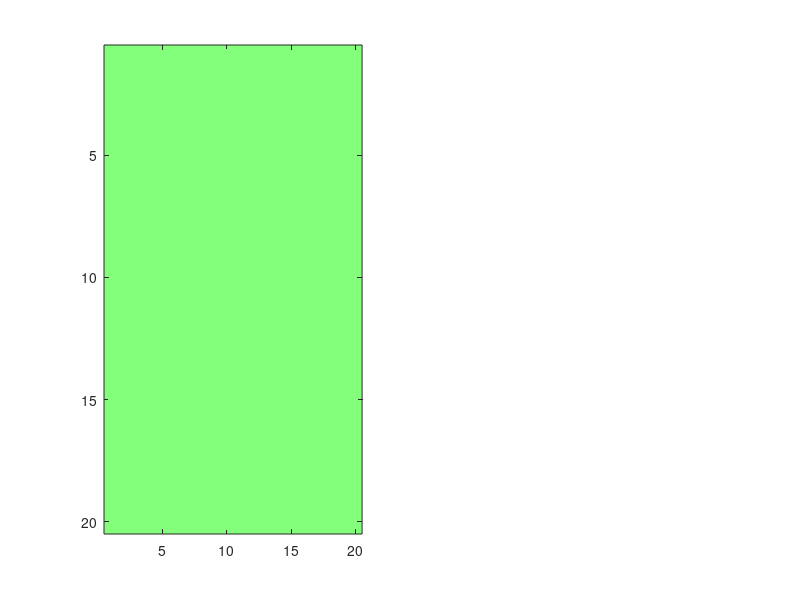

This figure's MATLAB source: (Note: this script raises an error after producing the figure.)
%% Expectation Analysis
% Updated: CR 9/30/25
% Overall, this code compares the observed phase slope index values during a target tone between two expectation conditions (OnlyPrior and OnlyPretone). 
% I tierank the values and use a standard anova logic. After the omnibus test, i run pairwise wilcoxin tests to make claims about my data.

%% Step 3: Organize PSI values by channel pair. 

Condition         = 'OnlyPrior';                                                 % Options: 'OnlyPrior' or 'OnlyPretone' or 'Both'
Frequency_Band    = 'theta';
Behavior          = 'correct';
%Congruency        = [];
SNR               = [-11/6, -5/3, 5/3, 11/6, -1.5000, -1.2500, 1.2500, 1.5000];  % Options: any combination of  -11/6, -5/3, -1.5000, -1.2500, 0, 1.2500, 1.5000, 5/3, 11/6; 
animals           = {'MrCassius'};                                                   % Options: 'MrCassius' and/or 'MrM'
rootdir           = 'C:\Users\Corey Roach\Documents\00_DATA\2025_09_24_PSI_Expectation_Analysis_All_Congruency';                                 
sessions          = dir(fullfile(rootdir, '19*'));

% Define the PFC and AC channel labels and generate temporary grids

channels               = arrayfun(@(x) sprintf('ch%02d', x), 3:22, 'UniformOutput', false);
OnlyPrior_PSI_grid     = cell(20, 20); 
OnlyPretone_PSI_grid   = cell(20, 20);

%% Loop through all sessions and sort PSI values by channel-pair 

for i = 1:length(sessions)

    RecDate = sessions(i).name;

    for j = 1:length(animals)
        Animal = animals{j};
        session_path = fullfile(rootdir, RecDate, Animal);

        if exist(session_path, 'dir') % Check if the directory exists
            PSI_OnlyPrior_file   = dir(fullfile(session_path, [Animal, '_', RecDate, '_', 'OnlyPrior_',  Behavior,'_', 'all-congruency', '_', Frequency_Band,'_PSI.mat']));
            PSI_OnlyPretone_file = dir(fullfile(session_path, [Animal, '_', RecDate, '_','OnlyPretone_', Behavior,'_', 'all-congruency', '_', Frequency_Band,'_PSI.mat']));

            if ~isempty(PSI_OnlyPrior_file)
                fprintf('Processing session %s:\n', RecDate);
            else
                continue;
            end

      for k = 1:length(PSI_OnlyPrior_file)

        PSI_OnlyPrior_filename   = PSI_OnlyPrior_file(k).name;
        PSI_OnlyPretone_filename = PSI_OnlyPretone_file(k).name;

        temp_OnlyPrior_dir   = fullfile(session_path, PSI_OnlyPrior_filename);
        temp_OnlyPretone_dir = fullfile(session_path, PSI_OnlyPretone_filename);

        % Load the .mat file safely
         load(temp_OnlyPrior_dir,'PSI_OnlyPrior' );
         load(temp_OnlyPretone_dir,'PSI_OnlyPretone');

       OnlyPrior_Matrix     = PSI_OnlyPrior.psispctrm; 
       OnlyPrior_labels     = PSI_OnlyPrior.labelcmb;         
       OnlyPretone_Matrix   = PSI_OnlyPretone.psispctrm; 
       OnlyPretone_labels   = PSI_OnlyPretone.labelcmb;       

      end    

           % Populate OnlyPrior_PSI_grid with data 

           for rowIdx_1 = 1:size(OnlyPrior_Matrix, 1)

            % Extract channel pair from label
            pfcLabel = OnlyPrior_labels{rowIdx_1, 1};  % First column: PFC label (e.g., 'D1_PFC_ch05')
            acLabel  = OnlyPrior_labels{rowIdx_1, 2};  % Second column: AC label (e.g., 'D3_AC_ch04')

            % Remove the 'D' component and isolate the channel labels
            pfcChannel = regexp(pfcLabel, 'PFC_ch\d+', 'match', 'once');  % Extract PFC channel
            acChannel  = regexp(acLabel, 'AC_ch\d+', 'match', 'once');    % Extract AC channel

            % Find indices in the grid
            pfcIdx = find(strcmp(channels, strrep(pfcChannel, 'PFC_', '')));
            acIdx  = find(strcmp(channels,  strrep(acChannel, 'AC_', '')));

                % Assign the data row to the grid position
                if ~isempty(pfcIdx) && ~isempty(acIdx)
                    if isempty(OnlyPrior_PSI_grid{pfcIdx, acIdx})
                    % Initialize the cell with the first row of data
                    OnlyPrior_PSI_grid{pfcIdx, acIdx} = OnlyPrior_Matrix(rowIdx_1, :);
                    else
                    % Append the new row of data to the existing data
                    OnlyPrior_PSI_grid{pfcIdx, acIdx} = [OnlyPrior_PSI_grid{pfcIdx, acIdx}; OnlyPrior_Matrix(rowIdx_1, :)];
                    end

                end
           end

           % Populate OnlyPretone_PSI_grid with data 

           for rowIdx_2 = 1:size(OnlyPretone_Matrix, 1)

            % Extract channel pair from label
            pfcLabel = OnlyPretone_labels{rowIdx_2, 1};  % First column: PFC label (e.g., 'D1_PFC_ch05')
            acLabel  = OnlyPretone_labels{rowIdx_2, 2};  % Second column: AC label (e.g., 'D3_AC_ch04')

            % Remove the 'D' component and isolate the channel labels
            pfcChannel = regexp(pfcLabel, 'PFC_ch\d+', 'match', 'once'); % Extract PFC channel
            acChannel  = regexp(acLabel, 'AC_ch\d+', 'match', 'once');    % Extract AC channel

            % Find indices in the grid
            pfcIdx = find(strcmp(channels, strrep(pfcChannel, 'PFC_', '')));
            acIdx  = find(strcmp(channels, strrep(acChannel, 'AC_', '')));

                % Assign the data row to the grid position
                if ~isempty(pfcIdx) && ~isempty(acIdx)
                    if isempty(OnlyPretone_PSI_grid{pfcIdx, acIdx})
                    % Initialize the cell with the first row of data
                    OnlyPretone_PSI_grid{pfcIdx, acIdx} = OnlyPretone_Matrix(rowIdx_2, :);
                    else
                    % Append the new row of data to the existing data
                    OnlyPretone_PSI_grid{pfcIdx, acIdx} = [OnlyPretone_PSI_grid{pfcIdx, acIdx}; OnlyPretone_Matrix(rowIdx_2, :)];
                    end                 
                end
           end

         end
     end
end

%% Average selected bands to output a single PSI value per channel pair (OnlyPrior)


if strcmp(Frequency_Band,'theta') == 1
% Define the range of columns to average
columnRange = 5:8;

% Initialize a new grid to store the averaged values
OnlyPrior_averagedGrid = nan(20, 20); % Use NaN to handle empty grid positions

% Loop through each position in the grid
for pfcIdx = 1:20
    for acIdx = 1:20
        % Check if the grid position contains data
        if ~isempty(OnlyPrior_PSI_grid{pfcIdx, acIdx})
            % Extract the data matrix for the current position
            dataposition = OnlyPrior_PSI_grid{pfcIdx, acIdx};

            % Compute the average of the selected columns
            columnAverage = mean(dataposition(:, columnRange), 'all', 'omitnan');

            % Store the average in the new grid
            OnlyPrior_averagedGrid(pfcIdx, acIdx) = columnAverage;
        end
    end
end
end

if strcmp(Frequency_Band,'alpha') == 1

% Define the range of columns to average
columnRange = 9:14;

% Initialize a new grid to store the averaged values
OnlyPrior_averagedGrid = nan(20, 20); % Use NaN to handle empty grid positions

% Loop through each position in the grid
for pfcIdx = 1:20
    for acIdx = 1:20
        % Check if the grid position contains data
        if ~isempty(OnlyPrior_PSI_grid{pfcIdx, acIdx})
            % Extract the data matrix for the current position
            dataposition = OnlyPrior_PSI_grid{pfcIdx, acIdx};

            % Compute the average of the selected columns
            columnAverage = mean(dataposition(:, columnRange), 'all', 'omitnan');

            % Store the average in the new grid
            OnlyPrior_averagedGrid(pfcIdx, acIdx) = columnAverage;
        end
    end
end
end

if strcmp(Frequency_Band,'beta') == 1
% Define the range of columns to average
columnRange = 15:30;

% Initialize a new grid to store the averaged values
OnlyPrior_averagedGrid = nan(20, 20); % Use NaN to handle empty grid positions

% Loop through each position in the grid
for pfcIdx = 1:20
    for acIdx = 1:20
        % Check if the grid position contains data
        if ~isempty(OnlyPrior_PSI_grid{pfcIdx, acIdx})
            % Extract the data matrix for the current position
            dataposition = OnlyPrior_PSI_grid{pfcIdx, acIdx};

            % Compute the average of the selected columns
            columnAverage = mean(dataposition(:, columnRange), 'all', 'omitnan');

            % Store the average in the new grid
            OnlyPrior_averagedGrid(pfcIdx, acIdx) = columnAverage;
        end
    end
end
end


%% Average selected bands to output a single PSI value per channel pair (OnlyPretone)

if strcmp(Frequency_Band,'theta') == 1
% Define the range of columns to average
columnRange = 5:8;

% Initialize a new grid to store the averaged values
OnlyPretone_averagedGrid = nan(20, 20); % Use NaN to handle empty grid positions

% Loop through each position in the grid
for pfcIdx = 1:20
    for acIdx = 1:20
        % Check if the grid position contains data
        if ~isempty(OnlyPretone_PSI_grid{pfcIdx, acIdx})
            % Extract the data matrix for the current position
            dataposition = OnlyPretone_PSI_grid{pfcIdx, acIdx};

            % Compute the average of the selected columns
            columnAverage = mean(dataposition(:, columnRange), 'all', 'omitnan');

            % Store the average in the new grid
            OnlyPretone_averagedGrid(pfcIdx, acIdx) = columnAverage;
        end
    end
end
end

if strcmp(Frequency_Band,'alpha') == 1
% Define the range of columns to average
columnRange = 9:14;

% Initialize a new grid to store the averaged values
OnlyPretone_averagedGrid = nan(20, 20); % Use NaN to handle empty grid positions

% Loop through each position in the grid
for pfcIdx = 1:20
    for acIdx = 1:20
        % Check if the grid position contains data
        if ~isempty(OnlyPretone_PSI_grid{pfcIdx, acIdx})
            % Extract the data matrix for the current position
            dataposition = OnlyPretone_PSI_grid{pfcIdx, acIdx};

            % Compute the average of the selected columns
            columnAverage = mean(dataposition(:, columnRange), 'all', 'omitnan');

            % Store the average in the new grid
            OnlyPretone_averagedGrid(pfcIdx, acIdx) = columnAverage;
        end
    end
end
end

if strcmp(Frequency_Band,'beta') == 1
% Define the range of columns to average
columnRange = 15:30;

% Initialize a new grid to store the averaged values
OnlyPretone_averagedGrid = nan(20, 20); % Use NaN to handle empty grid positions

% Loop through each position in the grid
for pfcIdx = 1:20
    for acIdx = 1:20
        % Check if the grid position contains data
        if ~isempty(OnlyPretone_PSI_grid{pfcIdx, acIdx})
            % Extract the data matrix for the current position
            dataposition = OnlyPretone_PSI_grid{pfcIdx, acIdx};

            % Compute the average of the selected columns
            columnAverage = mean(dataposition(:, columnRange), 'all', 'omitnan');

            % Store the average in the new grid
            OnlyPretone_averagedGrid(pfcIdx, acIdx) = columnAverage;
        end
    end
end
end

%

%% Plot average PSI 

% Replace NaNs with zero
OnlyPrior_averagedGrid(isnan(OnlyPrior_averagedGrid)) = 0;
OnlyPretone_averagedGrid(isnan(OnlyPretone_averagedGrid)) = 0;

% Determine the global color range
globalMin = -0.02;
globalMax = 0.02;

% Clamp values to the global color range
averagedGrid_1_clamped = max(globalMin, min(globalMax, OnlyPrior_averagedGrid));
averagedGrid_2_clamped = max(globalMin, min(globalMax, OnlyPretone_averagedGrid));

% averagedGrid_1_clamped = OnlyPrior_averagedGrid;
% averagedGrid_2_clamped = OnlyPretone_averagedGrid;

% Plot the first heatmap
figure(1);
subplot(1, 2, 1);
imagesc(averagedGrid_1_clamped);
colormap(jet(256)); % 256 instead of default 64
clim([globalMin, globalMax]);
%clim([-.08, .08]);
colorbar;
xlabel('AC Channels');
ylabel('PFC Channels');
title(['OnlyPrior-',  Frequency_Band, '-', Animal]);
xticks(1:24);
yticks(1:24);
xticklabels(arrayfun(@(x) sprintf('ch%02d', x), 3:22, 'UniformOutput', false));
yticklabels(arrayfun(@(x) sprintf('ch%02d', x), 3:22, 'UniformOutput', false));
axis square;

% Plot the second heatmap
subplot(1, 2, 2);
imagesc(averagedGrid_2_clamped);
colormap(jet(256)); % 256 instead of default 64
clim([globalMin, globalMax]);
%clim([-.08, .08]);
colorbar;
xlabel('AC Channels');
ylabel('PFC Channels');
title(['OnlyPretone-',  Frequency_Band, '-', Animal]);
xticks(1:24);
yticks(1:24);
xticklabels(arrayfun(@(x) sprintf('ch%02d', x), 3:22, 'UniformOutput', false));
yticklabels(arrayfun(@(x) sprintf('ch%02d', x), 3:22, 'UniformOutput', false));
axis square;


%% Plot with Means + 95% CI, Legend, and High-Resolution Export

abs_OnlyPrior   = abs(OnlyPrior_averagedGrid);
abs_OnlyPretone = abs(OnlyPretone_averagedGrid);

% Mask out zeros (placeholder values)
mask_nonzero_OnlyPrior   = OnlyPrior_averagedGrid ~= 0;
mask_nonzero_OnlyPretone = OnlyPretone_averagedGrid ~= 0;

% Extract directional values
PFC_2_AC_OnlyPrior     = abs_OnlyPrior(mask_nonzero_OnlyPrior & OnlyPrior_averagedGrid > 0);
AC_2_PFC_OnlyPrior     = abs_OnlyPrior(mask_nonzero_OnlyPrior & OnlyPrior_averagedGrid < 0);
PFC_2_AC_OnlyPretone    = abs_OnlyPretone(mask_nonzero_OnlyPretone & OnlyPretone_averagedGrid > 0);
AC_2_PFC_OnlyPretone    = abs_OnlyPretone(mask_nonzero_OnlyPretone & OnlyPretone_averagedGrid < 0);

figure('Color', 'w', 'Units', 'inches', 'Position', [1, 1, 11, 8.5]); hold on;

group_data = {PFC_2_AC_OnlyPrior, AC_2_PFC_OnlyPrior, PFC_2_AC_OnlyPretone, AC_2_PFC_OnlyPretone};
means = cellfun(@mean, group_data);
SEMs  = cellfun(@(x) std(x)/sqrt(length(x)), group_data);
CIs   = SEMs * 1.96;  % 95% CI

bar_colors = [222 30 38; 71 133 197; 222 30 38; 71 133 197]/255;

% Bar plot
for i = 1:4
    b = bar(i, means(i), 'FaceColor', bar_colors(i,:), 'EdgeColor', 'none');
    hold on;
end

% Add CI error bars
errorbar(1:4, means, CIs, 'k.', 'LineWidth', 1.5);

% Format axes
set(gca, 'XTick', [1.5 3.5], ...
         'XTickLabel', {'OnlyPrior','OnlyPretone'}, ...
         'FontSize', 16, 'FontName', 'Arial', 'FontWeight', 'bold', ...
         'YGrid', 'off');
ylabel('Mean |PSI Value|', 'FontSize', 16, 'FontName', 'Arial', 'FontWeight', 'bold');

% Format y-axis ticks (no scientific notation)
ax = gca;
ax.YAxis.Exponent = 0;
ax.YAxis.TickLabelFormat = '%.4f';

% Add legend in top-left corner (no box)
legend({'PFC→AC', 'AC→PFC'}, ...
       'Location', 'northwest', ...
       'FontSize', 14, ...
       'FontName', 'Arial', ...
       'Box', 'off');


box off
axis tight

% Optional: Export high-DPI image
exportgraphics(gcf, 'PSI_BarPlot_Labeled_HighRes.png', 'Resolution', 600);


%% Step 10: Nonparametric 2×2 ANOVA on Ranked PSI Values

PSI_values       = [PFC_2_AC_OnlyPrior(:); AC_2_PFC_OnlyPrior(:); PFC_2_AC_OnlyPretone(:); AC_2_PFC_OnlyPretone(:)];
Expectation      = [repmat({'OnlyPrior'}, numel(PFC_2_AC_OnlyPrior) + numel(AC_2_PFC_OnlyPrior), 1);
                    repmat({'OnlyPretone'}, numel(PFC_2_AC_OnlyPretone) + numel(AC_2_PFC_OnlyPretone), 1)];
Direction        = [repmat({'PFC→AC'}, numel(PFC_2_AC_OnlyPrior), 1);
                    repmat({'AC→PFC'}, numel(AC_2_PFC_OnlyPrior), 1);
                    repmat({'PFC→AC'}, numel(PFC_2_AC_OnlyPretone), 1);
                    repmat({'AC→PFC'}, numel(AC_2_PFC_OnlyPretone), 1)];

ranked_PSI = tiedrank(PSI_values);

[p, tbl, stats, terms]   = anovan(ranked_PSI, ...
                                {Expectation, Direction}, ...
                                'model', 2, ...
                                'varnames', {'Expectationion','Direction'}, ...
                                'display', 'on');

anova_table = cell2table(tbl(2:end,:), 'VariableNames', tbl(1,:));
disp(anova_table);

%% Step 11: Follow-up Pairwise Rank-Sum Tests

% ----- Claim 1: OnlyPrior > OnlyPretone (all directions combined) -----
OnlyPrior_all   = [PFC_2_AC_OnlyPrior(:); AC_2_PFC_OnlyPrior(:)];
OnlyPretone_all = [PFC_2_AC_OnlyPretone(:); AC_2_PFC_OnlyPretone(:)];
[p_expectation, ~, stats_expectation] = ranksum(OnlyPrior_all, OnlyPretone_all);
fprintf('\nClaim 1 — OnlyPrior vs OnlyPretone:\n');
fprintf('p = %.4f, Z = %.2f, n1 = %d, n2 = %d\n', ...
    p_expectation, stats_expectation.zval, numel(OnlyPrior_all), numel(OnlyPretone_all));

% ----- Claim 2: Directional difference within OnlyPretone -----
[p_OnlyPretone_dir, ~, stats_OnlyPretone_dir] = ranksum(PFC_2_AC_OnlyPretone, AC_2_PFC_OnlyPretone);
fprintf('\nClaim 2 — OnlyPretone: PFC→AC vs AC→PFC:\n');
fprintf('p = %.4f, Z = %.2f, n1 = %d, n2 = %d\n', ...
    p_OnlyPretone_dir, stats_OnlyPretone_dir.zval, ...
    numel(PFC_2_AC_OnlyPretone), numel(AC_2_PFC_OnlyPretone));

% ----- Claim 3: Directional difference within PreCue -----
[p_OnlyPrior_dir, ~, stats_OnlyPrior_dir] = ranksum(PFC_2_AC_OnlyPrior, AC_2_PFC_OnlyPrior);
fprintf('\nClaim 3 — OnlyPrior: PFC→AC vs AC→PFC:\n');
fprintf('p = %.4f, Z = %.2f, n1 = %d, n2 = %d\n', ...
    p_OnlyPrior_dir, stats_OnlyPrior_dir.zval, ...
    numel(PFC_2_AC_OnlyPrior), numel(AC_2_PFC_OnlyPrior));
